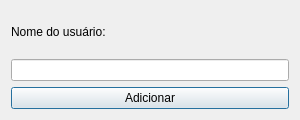
<?xml version="1.0" encoding="UTF-8"?>
<ui version="4.0">
 <class>AddFriendDialog</class>
 <widget class="QDialog" name="AddFriendDialog">
  <property name="geometry">
   <rect>
    <x>0</x>
    <y>0</y>
    <width>300</width>
    <height>120</height>
   </rect>
  </property>
  <property name="windowTitle">
   <string>Adicionar Amigo</string>
  </property>
  <layout class="QVBoxLayout" name="verticalLayout">
   <item>
    <widget class="QLabel" name="label">
     <property name="text">
      <string>Nome do usuário:</string>
     </property>
    </widget>
   </item>
   <item>
    <widget class="QLineEdit" name="usernameEdit"/>
   </item>
   <item>
    <widget class="QPushButton" name="addButton">
     <property name="text">
      <string>Adicionar</string>
     </property>
    </widget>
   </item>
  </layout>
 </widget>
 <resources/>
 <connections/>
</ui>
